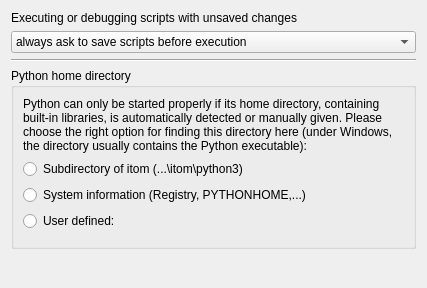
<?xml version="1.0" encoding="UTF-8"?>
<ui version="4.0">
 <class>WidgetPropPythonGeneral</class>
 <widget class="QWidget" name="WidgetPropPythonGeneral">
  <property name="geometry">
   <rect>
    <x>0</x>
    <y>0</y>
    <width>381</width>
    <height>261</height>
   </rect>
  </property>
  <property name="windowTitle">
   <string>Form</string>
  </property>
  <layout class="QVBoxLayout" name="verticalLayout_2">
   <item>
    <widget class="QLabel" name="label">
     <property name="text">
      <string>Executing or debugging scripts with unsaved changes</string>
     </property>
    </widget>
   </item>
   <item>
    <widget class="QComboBox" name="comboSaveScriptBeforeExecution">
     <item>
      <property name="text">
       <string>always ask to save scripts before execution</string>
      </property>
     </item>
     <item>
      <property name="text">
       <string>automatically save all unsaved scripts before execution</string>
      </property>
     </item>
     <item>
      <property name="text">
       <string>do not save any unsaved scripts (last saved version is executed then)</string>
      </property>
     </item>
    </widget>
   </item>
   <item>
    <widget class="Line" name="line">
     <property name="orientation">
      <enum>Qt::Horizontal</enum>
     </property>
    </widget>
   </item>
   <item>
    <widget class="QGroupBox" name="groupBox">
     <property name="sizePolicy">
      <sizepolicy hsizetype="Preferred" vsizetype="Minimum">
       <horstretch>0</horstretch>
       <verstretch>0</verstretch>
      </sizepolicy>
     </property>
     <property name="title">
      <string>Python home directory</string>
     </property>
     <layout class="QVBoxLayout" name="verticalLayout">
      <item>
       <widget class="QLabel" name="label_2">
        <property name="sizePolicy">
         <sizepolicy hsizetype="Preferred" vsizetype="Minimum">
          <horstretch>0</horstretch>
          <verstretch>0</verstretch>
         </sizepolicy>
        </property>
        <property name="text">
         <string>Python can only be started properly if its home directory, containing built-in libraries, is automatically detected or manually given. Please choose the right option for finding this directory here (under Windows, the directory usually contains the Python executable):</string>
        </property>
        <property name="wordWrap">
         <bool>true</bool>
        </property>
       </widget>
      </item>
      <item>
       <widget class="QRadioButton" name="rbPyHomeSub">
        <property name="text">
         <string>Subdirectory of itom (...\itom\python3)</string>
        </property>
       </widget>
      </item>
      <item>
       <widget class="QRadioButton" name="rbPyHomeSys">
        <property name="text">
         <string>System information (Registry, PYTHONHOME,...)</string>
        </property>
       </widget>
      </item>
      <item>
       <widget class="QRadioButton" name="rbPyHomeUse">
        <property name="text">
         <string>User defined:</string>
        </property>
       </widget>
      </item>
      <item>
       <widget class="PathLineEdit" name="pathLineEditPyHome">
        <property name="filters">
         <set>PathLineEdit::Dirs|PathLineEdit::NoDot|PathLineEdit::NoDotAndDotDot|PathLineEdit::NoDotDot|PathLineEdit::Readable</set>
        </property>
        <property name="options">
         <set>PathLineEdit::ShowDirsOnly</set>
        </property>
       </widget>
      </item>
     </layout>
    </widget>
   </item>
   <item>
    <spacer name="verticalSpacer">
     <property name="orientation">
      <enum>Qt::Vertical</enum>
     </property>
     <property name="sizeHint" stdset="0">
      <size>
       <width>20</width>
       <height>40</height>
      </size>
     </property>
    </spacer>
   </item>
  </layout>
 </widget>
 <customwidgets>
  <customwidget>
   <class>PathLineEdit</class>
   <extends>QWidget</extends>
   <header>pathLineEdit.h</header>
  </customwidget>
 </customwidgets>
 <resources/>
 <connections/>
</ui>
